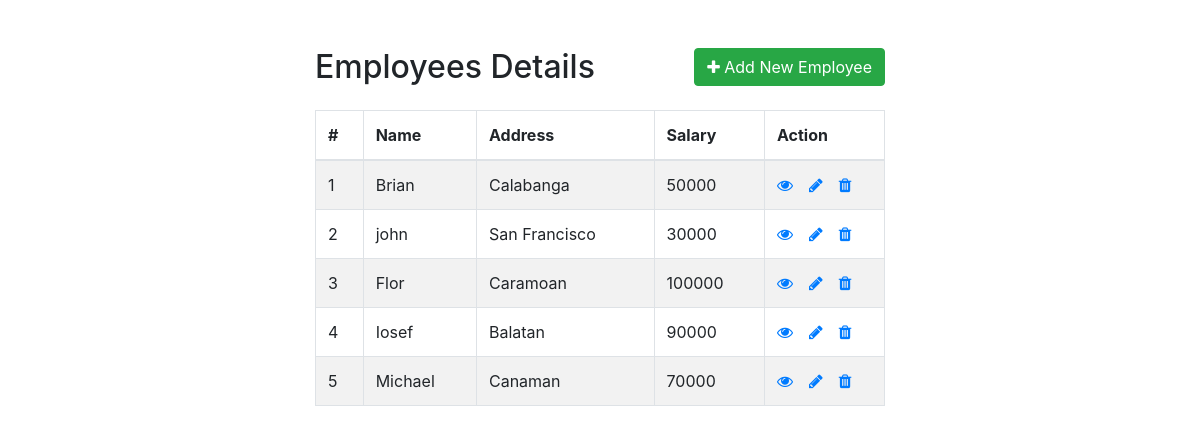
The page / on the database its author committed.
### tables this page shows
CREATE TABLE `employees` (
  `id` int(11) NOT NULL,
  `name` varchar(100) NOT NULL,
  `address` varchar(255) NOT NULL,
  `salary` int(10) NOT NULL
);

### index.php (the view, shortened to what this page needs)
<!DOCTYPE html>
<html lang="en">
<head>
    <link rel="stylesheet" href="https://stackpath.bootstrapcdn.com/bootstrap/4.5.2/css/bootstrap.min.css">
    <link rel="stylesheet" href="https://maxcdn.bootstrapcdn.com/font-awesome/4.7.0/css/font-awesome.min.css">
</head>
<body>
    <div class="wrapper">
        <div class="container-fluid">
            <div class="row">
                <div class="col-md-12">
                    <div class="mt-5 mb-3 clearfix">
                        <h2 class="pull-left">Employees Details</h2>
                        <a href="create.php" class="btn btn-success pull-right"><i class="fa fa-plus"></i> Add New Employee</a>
                    </div>
                    <?php
                    require_once "config.php";
                    $sql = "SELECT * FROM employees";
                    if($result = mysqli_query($link, $sql)){
                        if(mysqli_num_rows($result) > 0){
                            echo '<table class="table table-bordered table-striped">';
                                echo "<thead>";
                                    echo "<tr>";
                                        echo "<th>#</th>";
                                        echo "<th>Name</th>";
                                        echo "<th>Address</th>";
                                        echo "<th>Salary</th>";
                                        echo "<th>Action</th>";
                                    echo "</tr>";
                                echo "</thead>";
                                echo "<tbody>";
                                while($row = mysqli_fetch_array($result)){
                                    echo "<tr>";
                                        echo "<td>" . $row['id'] . "</td>";
                                        echo "<td>" . $row['name'] . "</td>";
                                        echo "<td>" . $row['address'] . "</td>";
                                        echo "<td>" . $row['salary'] . "</td>";
                                        echo "<td>";
                                            echo '<a href="read.php?id='. $row['id'] .'" class="mr-3" title="View Record" data-toggle="tooltip"><span class="fa fa-eye"></span></a>';
                                            echo '<a href="update.php?id='. $row['id'] .'" class="mr-3" title="Update Record" data-toggle="tooltip"><span class="fa fa-pencil"></span></a>';
                                            echo '<a href="delete.php?id='. $row['id'] .'" title="Delete Record" data-toggle="tooltip"><span class="fa fa-trash"></span></a>';
                                        echo "</td>";
                                    echo "</tr>";
                                }
                                echo "</tbody>";
                            echo "</table>";
                        } else{
                            echo '<div class="alert alert-danger"><em>No records were found.</em></div>';
                        }
                    } else{
                        echo "Oops! Something went wrong. Please try again later.";
                    }
                    ?>
                </div>
            </div>
        </div>
    </div>
</body>
</html>

### index.php (style rules this page uses)
.wrapper { width: 600px; margin: 0 auto; }
table tr td:last-child { width: 120px; }

### rows shown on the page
employees: id "1", name "Brian", address "Calabanga", salary "50000"
employees: id "2", name "john", address "San Francisco", salary "30000"
employees: id "3", name "Flor", address "Caramoan", salary "100000"
employees: id "4", name "Iosef", address "Balatan", salary "90000"
employees: id "5", name "Michael", address "Canaman", salary "70000"
